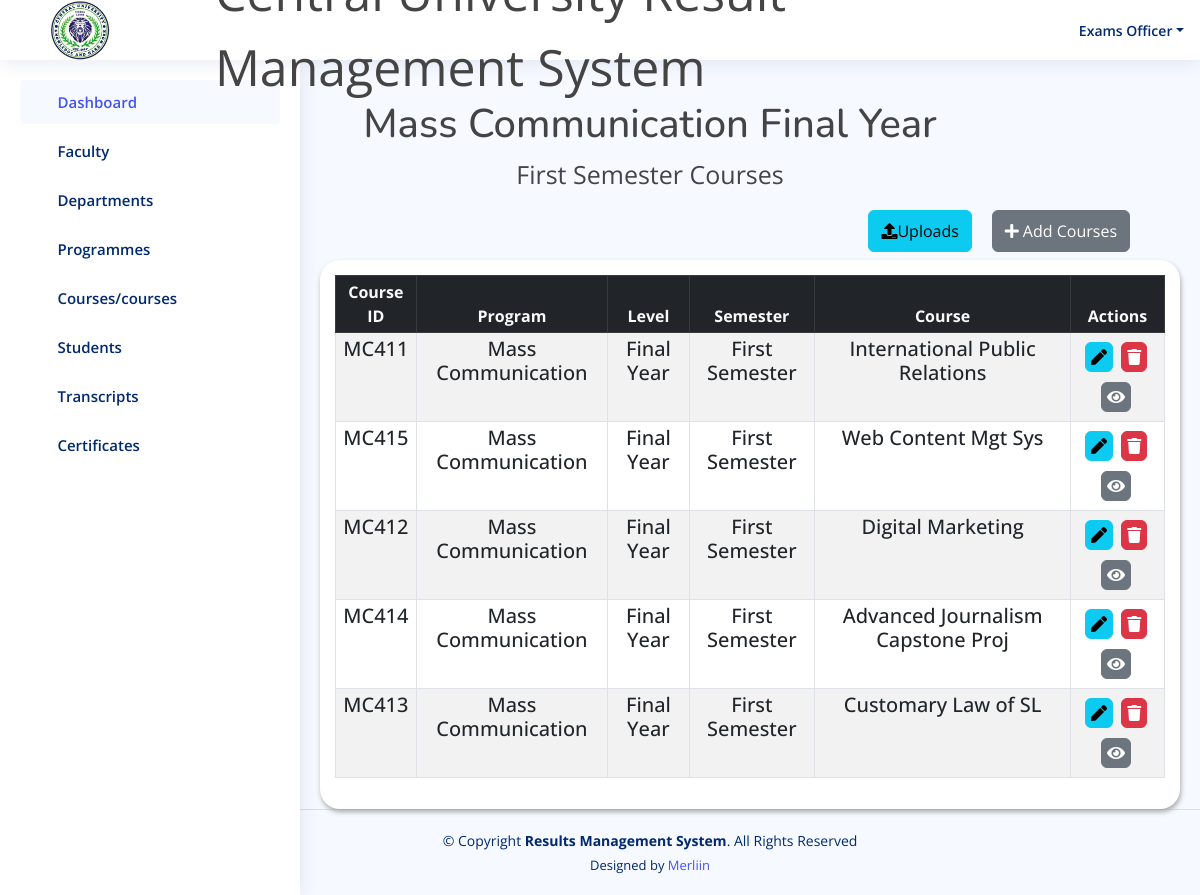
/result/masscom_year4_first_semester/ (signed in), run on the app's committed database.
### result/models.py (models this page shows, shortened)
class masscom_year4_semester1(models.Model):
    code = models.CharField(max_length=50, default='')
    program = models.ForeignKey(Program, on_delete=models.CASCADE)
    level = models.CharField(max_length=20, choices=YEAR4_LEVEL4)
    semester = models.CharField(max_length=20,choices=YEAR4_SEMESTER1)
    course = models.CharField(max_length=50)

class Program(models.Model):
    program = models.CharField(max_length=100)
    department = models.ForeignKey(Department, on_delete=models.CASCADE)
    def __str__(self):
        return self.program

### result/views.py (the view)
# urls.py: path('masscom_year4_first_semester/', views.masscom_year4_first_semester, name='masscom_year4_first_semester'),
@login_required(login_url='login')
def masscom_year4_first_semester(request):
    masscom_yr4_sem1 = masscom_year4_semester1.objects.all()
    if request.method == 'POST':
        form = massCourseForm7(request.POST)
        if form.is_valid():
            course = form.cleaned_data['course']
            if masscom_year4_semester1.objects.filter(course=course).exists():
                messages.error(request, f"'{course}' already exists!")
                return redirect('masscom_year4_first_semester')  # Redirect back to the faculty page without saving the form
            form.save()
            messages.success(request, "Course has been added!")
            return redirect('masscom_year4_first_semester')
    else:
        form = massCourseForm7()
    return render(request, 'result/masscom_year4_first_semester.html', {'masscom_yr4_sem1': masscom_yr4_sem1, 'form': form})

### templates/result/masscom_year4_first_semester.html (shortened to what this page needs)
{% load static %}
<!DOCTYPE html>
<html lang="en">
<head>
  <link href="https://cdn.datatables.net/v/bs5/jszip-2.5.0/dt-1.13.4/b-2.3.6/b-html5-2.3.6/b-print-2.3.6/datatables.min.css" rel="stylesheet"/>
   <link rel="stylesheet" href="https://cdnjs.cloudflare.com/ajax/libs/font-awesome/5.15.4/css/all.min.css" />
  <link href="{% static 'assets/vendor/bootstrap/css/bootstrap.min.css' %}" rel="stylesheet">
  <link href="{% static 'assets/vendor/bootstrap-icons/bootstrap-icons.css' %}" rel="stylesheet">
  <link href="{% static 'assets/vendor/boxicons/css/boxicons.min.css' %}" rel="stylesheet">
  <link href="{% static 'assets/vendor/quill/quill.snow.css' %}" rel="stylesheet">
  <link href="{% static 'assets/vendor/quill/quill.bubble.css' %}" rel="stylesheet">
  <link href="{% static 'assets/vendor/remixicon/remixicon.css' %}" rel="stylesheet">
  <link href="{% static 'assets/vendor/simple-datatables/style.css' %}" rel="stylesheet">
  <link href="{% static 'assets/style.css'%}" rel="stylesheet">
  <link rel="stylesheet" href="{% static 'assets/css/result.css' %}">
</head>
<body>
 <header id="header" class="header fixed-top d-flex align-items-center">
  <div class="d-flex align-items-center justify-content-between">
    <img style="width: 60px; margin-left: -250px; margin-right: 50px; margin-top: 30px; margin-bottom:30px;"  src="{% static 'assets/img/cusl.jpeg' %}" alt="">
    <i class="bi bi-list toggle-sidebar-btn"></i>
  </div>
  <div class="search-bar">
    <marquee style="font-size: 50px;" behavior="" direction="">Central University Result Management System</marquee>
  </div>
  <nav class="header-nav ms-auto">
    <ul class="d-flex align-items-center">
      <li class="nav-item dropdown pe-3">
        <a class="nav-link nav-profile d-flex align-items-center pe-0" href="#" data-bs-toggle="dropdown">
          <span class="d-none d-md-block dropdown-toggle ps-2">Exams Officer</span>
        </a>
      </li>
    </ul>
  </nav>
</header>
 <aside id="sidebar" class="sidebar">
  <ul class="sidebar-nav" id="sidebar-nav">
    <li class="nav-item">
      <a class="nav-link " href="{% url 'admin1' %}">
        <i class="bi bi-grid"></i>
        <span>Dashboard</span>
      </a>
    </li>
    <li class="nav-item">
      <a class="nav-link collapsed" data-bs-target="#components-nav" data-bs-toggle="collapse" href="#">
        <i class="bi bi-menu-button-wide"></i><span>Faculty</span><i class="bi bi-chevron-down ms-auto"></i>
      </a>
    </li>
    <li class="nav-item">
      <a class="nav-link collapsed" data-bs-target="#forms-nav" data-bs-toggle="collapse" href="#">
        <i class="bi bi-journal-text"></i><span>Departments</span><i class="bi bi-chevron-down ms-auto"></i>
      </a>
    </li>
    <li class="nav-item">
      <a class="nav-link collapsed" data-bs-target="#tables-nav" data-bs-toggle="collapse" href="#">
        <i class="bi bi-layout-text-window-reverse"></i><span>Programmes</span><i class="bi bi-chevron-down ms-auto"></i>
      </a>
    </li>
    <li class="nav-item">
      <a class="nav-link collapsed" data-bs-target="#charts-nav" data-bs-toggle="collapse" href="#">
        <i class="bi bi-bar-chart"></i><span>Courses/courses</span><i class="bi bi-chevron-down ms-auto"></i>
      </a>
    </li>
    <li class="nav-item">
      <a class="nav-link collapsed" data-bs-target="#icon-nav" data-bs-toggle="collapse" href="#">
        <i class="bi bi-person"></i><span>Students</span><i class="bi bi-chevron-down ms-auto"></i>
      </a>
    </li>
    <li class="nav-item">
      <a class="nav-link collapsed" data-bs-target="#iconnavi" data-bs-toggle="collapse" href="#">
        <i class="bi bi-person"></i><span>Transcripts</span><i class="bi bi-chevron-down ms-auto"></i>
      </a>
    </li>
    <li class="nav-item">
      <a class="nav-link collapsed" data-bs-target="#iconnav" data-bs-toggle="collapse" href="#">
        <i class="bi bi-person"></i><span>Certificates</span><i class="bi bi-chevron-down ms-auto"></i>
      </a>
    </li>
  </ul>
</aside>
    <div class="container" style="margin-top:100px;">
            <div class="col-md-12">
                <h1 class="text-center" style="margin-left:100px;">Mass Communication Final Year</h1>
                <p class="text-center" style="margin-left:100px; font-size: 25px;">First Semester Courses</p>
            </div>
        </div>
        <div class="row">
          <div class="col-md-12">
              <div class="d-flex justify-content-end">
                <a href="{% url 'upload_masscom_course7' %}" class="btn btn-info btn mb-2  py-2"
                   style="margin-right:20px;" type="submit">
                  <i class="fa fa-upload" aria-hidden="true"></i>Uploads</a>
                  <a href="" class="btn btn-secondary btn mb-2  py-2"
                  data-bs-toggle="modal" data-bs-target="#exampleModalt" style="margin-right:70px;">
                  <i class="fas fa-plus">&nbsp;</i>Add Courses</a>
              </div>
          </div>
      </div>
        <div class="row ml-5 pl-5">
            <div class="col-12">
                <div class="data_table" style="margin-left:320px; margin-right: 20px;">
                    <table id="example" class="table table-striped table-bordered table-sm" >
                        <thead class="table-dark text-center text-light">
                            <tr>
                                <th  class="text-center">Course ID</th>
                                <th  class="text-center">Program</th>
                                <th  class="text-center">Level</th>
                                <th  class="text-center">Semester</th>
                                <th  class="text-center">Course</th>
                                <th  class="text-center">Actions</th>
                            </tr>
                        </thead>
                        <tbody  class="text-center h5">
                          {% for obj in masscom_yr4_sem1%}
                            <tr>
                                <td>{{obj.code }}</td>
                                <td>{{obj.program }}</td>
                                <td>{{obj.level }}</td>
                                <td>{{obj.semester }}</td>
                                <td>{{obj.course }}</td>
                                    <td>
                                        <a href="{% url 'edit_masscom_year4_first_semester' obj.id%}" class="btn btn-info" title="Edit Patient">
                                            <i class="fas fa-pen"></i>
                                        </a>
                                        <a href="{% url 'delete_masscom_year4_first_semester' obj.id%}"  class="btn btn-danger" title="Edit Patient">
                                            <i class="fas fa-trash"></i>
                                        </a>
                                        <a href="{% url 'view_masscom_year4_first_semester' obj.id%}"  class="btn btn-secondary" title="Edit Patient">
                                            <i class="fas fa-eye"></i>
                                        </a>
                                    </td>
                            </tr>
                            {% endfor %}
                        </tbody>
                    </table>
                </div>
            </div>
        </div>
  <footer id="footer" class="footer" style="margin-left: 100px;">
    <div class="copyright" >
      &copy; Copyright <strong><span>Results Management System</span></strong>. All Rights Reserved
    </div>
    <div class="credits">
      Designed by <a href="">Merliin</a>
    </div>
  </footer>
</body>
</html>

### static/assets/style.css (style rules this page uses)
:root { scroll-behavior: smooth; }
body { font-family: "Open Sans", sans-serif; background: #f6f9ff; color: #444444; }
a { color: #4154f1; text-decoration: none; }
h1, h2, h3, h4, h5, h6 { font-family: "Nunito", sans-serif; }
.header { transition: all 0.5s; z-index: 997; height: 60px; box-shadow: 0px 2px 20px rgba(1, 41, 112, 0.1); background-color: #fff; padding-left: 20px; }
.header .toggle-sidebar-btn { font-size: 32px; padding-left: 10px; cursor: pointer; color: #012970; }
.header .search-bar { min-width: 360px; padding: 0 20px; }
.header-nav ul { list-style: none; }
.header-nav>ul { margin: 0; padding: 0; }
.header-nav .nav-profile { color: #012970; }
.header-nav .nav-profile span { font-size: 14px; font-weight: 600; }
.sidebar { position: fixed; top: 60px; left: 0; bottom: 0; width: 300px; z-index: 996; transition: all 0.3s; padding: 20px; overflow-y: auto; scrollbar-width: thin; scrollbar-color: #aab7cf transparent; box-shadow: 0px 0px 20px rgba(1, 41, 112, 0.1); background-color: #fff; }
@media (min-width: 1200px) { #main, #footer { margin-left: 300px; } }
.sidebar-nav { padding: 0; margin: 0; list-style: none; }
.sidebar-nav li { padding: 0; margin: 0; list-style: none; }
.sidebar-nav .nav-item { margin-bottom: 5px; }
.sidebar-nav .nav-link { display: flex; align-items: center; font-size: 15px; font-weight: 600; color: #4154f1; transition: 0.3; background: #f6f9ff; padding: 10px 15px; border-radius: 4px; }
.sidebar-nav .nav-link i { font-size: 16px; margin-right: 10px; color: #4154f1; }
.sidebar-nav .nav-link.collapsed { color: #012970; background: #fff; }
.sidebar-nav .nav-link.collapsed i { color: #899bbd; }
.sidebar-nav .nav-link .bi-chevron-down { margin-right: 0; transition: transform 0.2s ease-in-out; }
.footer { padding: 20px 0; font-size: 14px; transition: all 0.3s; border-top: 1px solid #cddfff; }
.footer .copyright { text-align: center; color: #012970; }
.footer .credits { padding-top: 5px; text-align: center; font-size: 13px; color: #012970; }

### static/assets/css/result.css (style rules this page uses)
.data_table { background: #fff; padding: 15px; box-shadow: 1px 3px 5px #aaa; border-radius: 20px; }
.data_table .btn { padding: 2px 5px; margin: 5px 3px 5px 0; }

### data on the page
masscom_year4_semester1: code "MC411", program "Mass Communication", level "Final Year", semester "First Semester", course "International Public Relations"
masscom_year4_semester1: code "MC415", program "Mass Communication", level "Final Year", semester "First Semester", course "Web Content Mgt Sys"
masscom_year4_semester1: code "MC412", program "Mass Communication", level "Final Year", semester "First Semester", course "Digital Marketing"
masscom_year4_semester1: code "MC414", program "Mass Communication", level "Final Year", semester "First Semester", course "Advanced Journalism Capstone Proj"
masscom_year4_semester1: code "MC413", program "Mass Communication", level "Final Year", semester "First Semester", course "Customary Law of SL"
